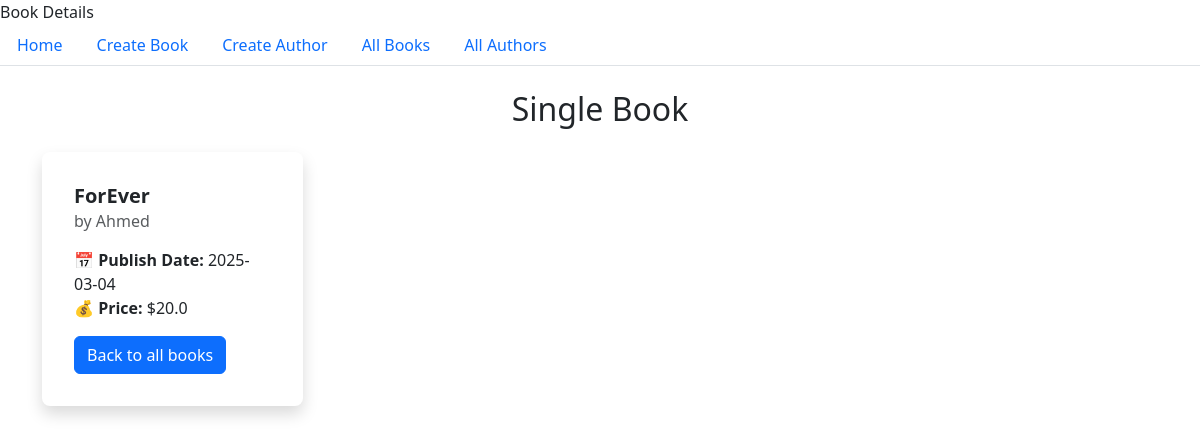
Screenshot of /book/1 with the database file from the repository.
### Books_Authors/models.py (models this page shows)
class Book(db.Model):
    id = db.Column(db.Integer, primary_key=True)
    title = db.Column(db.String(100), nullable=False)
    publish_date = db.Column(db.String(100), nullable=False)
    price = db.Column(db.String(100), nullable=False)
    create_date = db.Column(db.String(100), nullable=False)
    author_id = db.Column(db.Integer, db.ForeignKey('author.id'), nullable=False)

class Author(db.Model):
    id = db.Column(db.Integer, primary_key=True)
    name = db.Column(db.String(100),unique=True, nullable=False)
    books = db.relationship('Book', backref='author', lazy=True)

### Books_Authors/main.py (the view)
@main.route('/book/<int:book_id>', methods=['GET'])
def book_details(book_id):
    book = Book.query.get_or_404(book_id)
    return render_template('book_details.html', book=book)

### Books_Authors/templates/book_details.html (shortened to what this page needs)
{% extends 'base.html' %}
{% block navbar %}
{% include "navbar.html" %}
{% endblock %}
{% block content %}
<div class="container mt-4">
    <h2 class="text-center mb-4">Single Book</h2>
    <div class="row row-cols-1 row-cols-md-3 row-cols-lg-4 g-4">
        <div class="col">
            <div class="card h-100 border-0 shadow p-3 rounded-3" style="transition: transform 0.2s ease-in-out;">
                <div class="card-body">
                    <h5 class="card-title fw-bold">{{ book.title }}</h5>
                    <h6 class="card-subtitle text-muted">by {{ book.author.name }}</h6>
                    <p class="mt-3">
                        <strong>📅 Publish Date:</strong> {{ book.publish_date }} <br>
                        <strong>💰 Price:</strong> ${{ book.price }}
                    </p>
                    <a href="{{ url_for('books')}}" class="btn btn-primary">Back to all books</a>
                </div>
            </div>
        </div>
    </div>
</div>
{% endblock %}

### rows the page displays
Book: title "ForEver", publish_date "2025-03-04", price "20.0"
Author: author.name "Ahmed"
